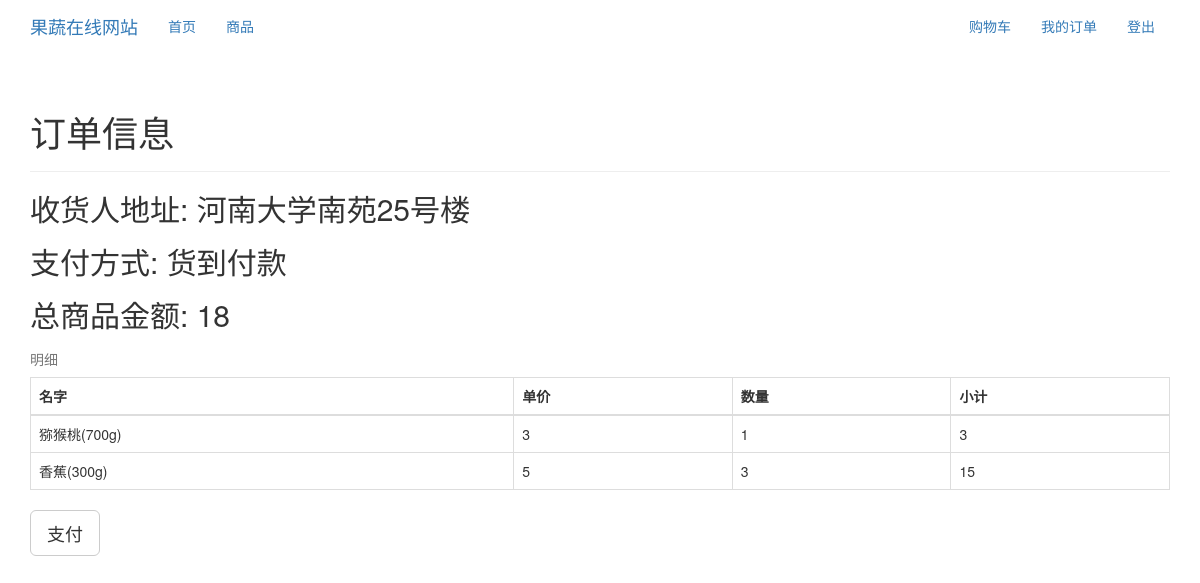
Page /order/9 (signed in) on the committed database.
### app/models.py (models this page shows, shortened)
class Order(db.Model):
    id = db.Column(db.Integer, primary_key=True)
    cost = db.Column(db.Integer)
    time = db.Column(db.DateTime)
    user_id = db.Column(db.Integer, db.ForeignKey('user.id'))
    address = db.Column(db.String(30))
    status = db.Column(db.String(5))  # 订单属性:购物车,未支付,待发货,已发货,完成
    items = db.relationship('OrderItem', backref='order', lazy='dynamic')

class OrderItem(db.Model):
    id = db.Column(db.Integer, primary_key=True)
    fruit_id = db.Column(db.Integer)
    fruit_name = db.Column(db.String(64))
    price = db.Column(db.Integer)
    num = db.Column(db.Integer)
    cost = db.Column(db.Integer)
    Order_id = db.Column(db.Integer, db.ForeignKey('order.id'), )

### app/views.py (the view, shortened to what this page needs)
@app.route('/order/<id>')
@login_required
def order(id):
    order = Order.query.filter_by(id=id).first()
    return render_template('order.html', order=order)

### app/views.py (called while the page is built)
@app.before_request
def before_request():
    g.user = current_user

@lm.user_loader
def load_user(id):
    return User.query.get(int(id))

### app/templates/order.html (shortened to what this page needs)
{% extends "base.html" %}
{% import "bootstrap/wtf.html" as wtf %}
{% block page_content %}
    <div class="page-header">
        <h1>订单信息</h1>
    </div>
    <h2>收货人地址: {{ order.address }}</h2>
    <h2>支付方式: 货到付款</h2>
    <h2>总商品金额: {{ order.cost }}</h2>
    <div>
        {% include 'order_detail.html' %}
    </div>
    {% if order.status =='未支付' %}
        <a href="{{ url_for('pay',id=order.id) }}" class="btn btn-default btn-lg" role="button">支付</a>
    {% endif %}
{% endblock %}

### app/templates/order_detail.html (shortened to what this page needs)
<table class="table table-bordered">
    <caption>明细</caption>
    <thead>
    <tr>
        <th>名字</th>
        <th>单价</th>
        <th>数量</th>
        <th>小计</th>
    </tr>
    </thead>
    <tbody>
    {% for fruit in order.items %}
        <tr>
            <td>{{ fruit.fruit_name }}</td>
            <td>{{ fruit.price }}</td>
            <td>{{ fruit.num }}
            </td>
            <td>{{ fruit.cost }}</td>
        </tr>
    {% endfor %}
    </tbody>
</table>

### rows in the picture
Order: address "河南大学南苑25号楼", cost "18"
OrderItem: fruit_name "猕猴桃(700g)", price "3", num "1", cost "3"
OrderItem: fruit_name "香蕉(300g)", price "5", num "3", cost "15"
